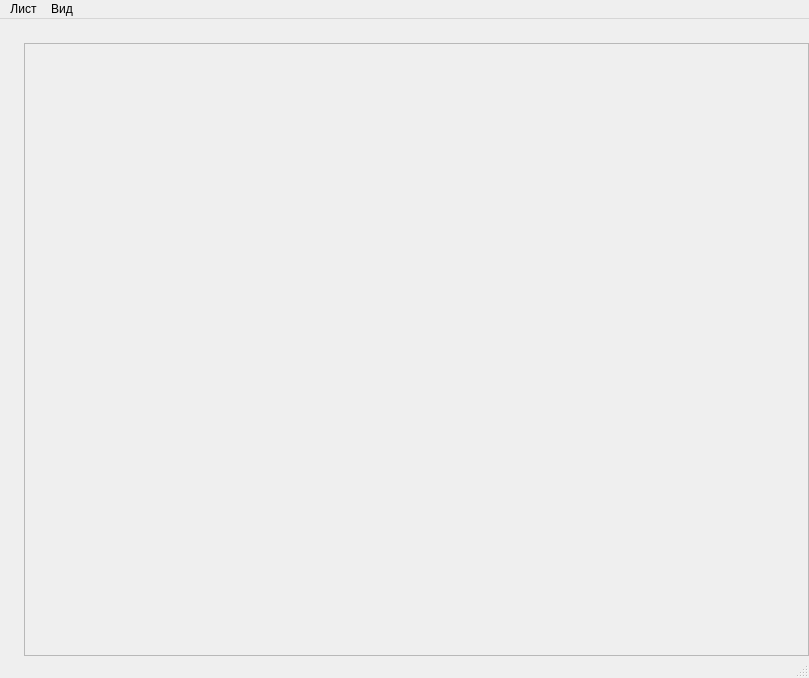
<?xml version="1.0" encoding="UTF-8"?>
<ui version="4.0">
 <class>PainterWindow</class>
 <widget class="QMainWindow" name="PainterWindow">
  <property name="geometry">
   <rect>
    <x>0</x>
    <y>0</y>
    <width>809</width>
    <height>678</height>
   </rect>
  </property>
  <property name="windowTitle">
   <string>MainWindow</string>
  </property>
  <widget class="QWidget" name="centralwidget">
   <layout class="QGridLayout" name="gridLayout">
    <property name="margin">
     <number>0</number>
    </property>
    <property name="spacing">
     <number>0</number>
    </property>
    <item row="0" column="1">
     <widget class="PainterRuler" name="horizontalRuler" native="true">
      <property name="minimumSize">
       <size>
        <width>0</width>
        <height>24</height>
       </size>
      </property>
     </widget>
    </item>
    <item row="1" column="0">
     <widget class="PainterRuler" name="verticalRuler" native="true">
      <property name="minimumSize">
       <size>
        <width>24</width>
        <height>0</height>
       </size>
      </property>
     </widget>
    </item>
    <item row="1" column="1">
     <widget class="QScrollArea" name="scrollArea">
      <property name="widgetResizable">
       <bool>true</bool>
      </property>
      <property name="alignment">
       <set>Qt::AlignCenter</set>
      </property>
      <widget class="PainterView" name="view">
       <property name="geometry">
        <rect>
         <x>0</x>
         <y>0</y>
         <width>779</width>
         <height>602</height>
        </rect>
       </property>
      </widget>
     </widget>
    </item>
   </layout>
  </widget>
  <widget class="QMenuBar" name="menubar">
   <property name="geometry">
    <rect>
     <x>0</x>
     <y>0</y>
     <width>809</width>
     <height>24</height>
    </rect>
   </property>
   <widget class="QMenu" name="menuFile">
    <property name="title">
     <string>Лист</string>
    </property>
    <addaction name="actionNew"/>
    <addaction name="actionLoad_image"/>
    <addaction name="separator"/>
    <addaction name="actionReset"/>
    <addaction name="separator"/>
    <addaction name="actionSave_image"/>
    <addaction name="actionSave_image_as"/>
   </widget>
   <widget class="QMenu" name="menuView">
    <property name="title">
     <string>Вид</string>
    </property>
    <widget class="QMenu" name="menuShowColor">
     <property name="title">
      <string>Цвет в строке статуса</string>
     </property>
     <addaction name="actionHTML"/>
     <addaction name="actionRGB"/>
     <addaction name="actionCMYK"/>
     <addaction name="actionHSL"/>
     <addaction name="actionHSV"/>
    </widget>
    <addaction name="actionOriginal_size"/>
    <addaction name="actionHalf_size"/>
    <addaction name="separator"/>
    <addaction name="actionFit_width"/>
    <addaction name="actionFit_height"/>
    <addaction name="actionFit_both"/>
    <addaction name="separator"/>
    <addaction name="menuShowColor"/>
   </widget>
   <addaction name="menuFile"/>
   <addaction name="menuView"/>
  </widget>
  <widget class="QStatusBar" name="statusbar"/>
  <action name="actionNew">
   <property name="text">
    <string>Новый лист...</string>
   </property>
  </action>
  <action name="actionLoad_image">
   <property name="text">
    <string>Загрузить...</string>
   </property>
  </action>
  <action name="actionSave_image">
   <property name="text">
    <string>Сохранить копию</string>
   </property>
  </action>
  <action name="actionSave_image_as">
   <property name="text">
    <string>Сохранить копию как...</string>
   </property>
  </action>
  <action name="actionReset">
   <property name="text">
    <string>Вернуть к исходному</string>
   </property>
  </action>
  <action name="actionOriginal_size">
   <property name="text">
    <string>Масштаб 100%</string>
   </property>
  </action>
  <action name="actionHalf_size">
   <property name="text">
    <string>Масштаб 50%</string>
   </property>
  </action>
  <action name="actionFit_width">
   <property name="text">
    <string>Масштаб по ширине</string>
   </property>
  </action>
  <action name="actionFit_height">
   <property name="text">
    <string>Масштаб по высоте</string>
   </property>
  </action>
  <action name="actionFit_both">
   <property name="text">
    <string>Масштаб по окну</string>
   </property>
  </action>
  <action name="actionHTML">
   <property name="checkable">
    <bool>true</bool>
   </property>
   <property name="text">
    <string>#RRGGBB</string>
   </property>
  </action>
  <action name="actionRGB">
   <property name="checkable">
    <bool>true</bool>
   </property>
   <property name="text">
    <string>R, G, B</string>
   </property>
  </action>
  <action name="actionCMYK">
   <property name="checkable">
    <bool>true</bool>
   </property>
   <property name="text">
    <string>C, M, Y, K</string>
   </property>
  </action>
  <action name="actionHSL">
   <property name="checkable">
    <bool>true</bool>
   </property>
   <property name="text">
    <string>H, S, L</string>
   </property>
  </action>
  <action name="actionHSV">
   <property name="checkable">
    <bool>true</bool>
   </property>
   <property name="text">
    <string>H, S, V</string>
   </property>
  </action>
 </widget>
 <customwidgets>
  <customwidget>
   <class>PainterView</class>
   <extends>QWidget</extends>
   <header location="global">painterview.h</header>
   <container>1</container>
  </customwidget>
  <customwidget>
   <class>PainterRuler</class>
   <extends>QWidget</extends>
   <header location="global">painterruler.h</header>
   <container>1</container>
  </customwidget>
 </customwidgets>
 <resources/>
 <connections/>
</ui>
